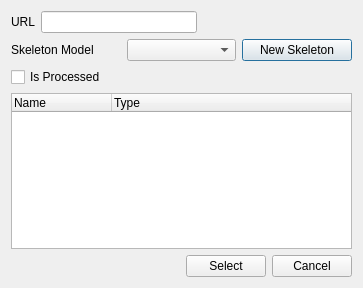
<?xml version="1.0" encoding="UTF-8"?>
<ui version="4.0">
 <class>Dialog</class>
 <widget class="QDialog" name="Dialog">
  <property name="geometry">
   <rect>
    <x>0</x>
    <y>0</y>
    <width>363</width>
    <height>288</height>
   </rect>
  </property>
  <property name="windowTitle">
   <string>Upload Motion</string>
  </property>
  <layout class="QVBoxLayout" name="verticalLayout">
   <item>
    <layout class="QHBoxLayout" name="horizontalLayout_7">
     <item>
      <widget class="QLabel" name="label">
       <property name="text">
        <string>URL</string>
       </property>
      </widget>
     </item>
     <item>
      <widget class="QLineEdit" name="urlLineEdit"/>
     </item>
     <item>
      <spacer name="horizontalSpacer_11">
       <property name="orientation">
        <enum>Qt::Horizontal</enum>
       </property>
       <property name="sizeHint" stdset="0">
        <size>
         <width>40</width>
         <height>20</height>
        </size>
       </property>
      </spacer>
     </item>
    </layout>
   </item>
   <item>
    <layout class="QHBoxLayout" name="horizontalLayout">
     <item>
      <widget class="QLabel" name="label_2">
       <property name="text">
        <string>Skeleton Model</string>
       </property>
      </widget>
     </item>
     <item>
      <widget class="QComboBox" name="skeletonModelComboBox"/>
     </item>
     <item>
      <widget class="QPushButton" name="newSkeletonButton">
       <property name="text">
        <string>New Skeleton</string>
       </property>
      </widget>
     </item>
    </layout>
   </item>
   <item>
    <layout class="QHBoxLayout" name="horizontalLayout_3">
     <item>
      <widget class="QCheckBox" name="isProcessedCheckBox">
       <property name="text">
        <string>Is Processed</string>
       </property>
      </widget>
     </item>
     <item>
      <spacer name="horizontalSpacer_2">
       <property name="orientation">
        <enum>Qt::Horizontal</enum>
       </property>
       <property name="sizeHint" stdset="0">
        <size>
         <width>40</width>
         <height>20</height>
        </size>
       </property>
      </spacer>
     </item>
    </layout>
   </item>
   <item>
    <widget class="QTreeWidget" name="collectionTreeWidget">
     <column>
      <property name="text">
       <string>Name</string>
      </property>
     </column>
     <column>
      <property name="text">
       <string>Type</string>
      </property>
     </column>
    </widget>
   </item>
   <item>
    <layout class="QHBoxLayout" name="horizontalLayout_2">
     <item>
      <spacer name="horizontalSpacer">
       <property name="orientation">
        <enum>Qt::Horizontal</enum>
       </property>
       <property name="sizeHint" stdset="0">
        <size>
         <width>40</width>
         <height>20</height>
        </size>
       </property>
      </spacer>
     </item>
     <item>
      <widget class="QPushButton" name="selectButton">
       <property name="text">
        <string>Select</string>
       </property>
      </widget>
     </item>
     <item>
      <widget class="QPushButton" name="cancelButton">
       <property name="text">
        <string>Cancel</string>
       </property>
      </widget>
     </item>
    </layout>
   </item>
  </layout>
 </widget>
 <resources/>
 <connections/>
</ui>
